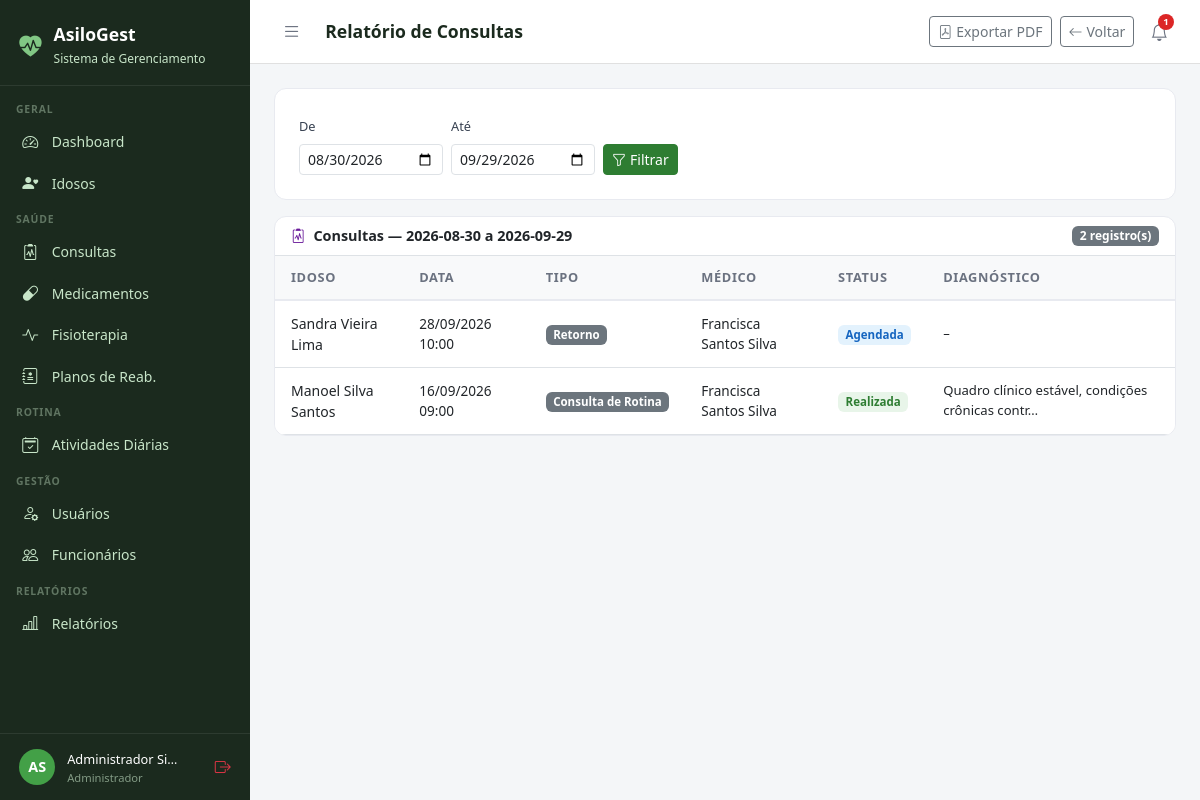
Page /relatorios/consultas/ (signed in) on the committed database.
### core/models.py (models this page shows, shortened)
class Usuario(AbstractUser):
    PERFIL_CHOICES = [
        ('administrador', 'Administrador'),
        ('medico', 'Médico'),
        ('fisioterapeuta', 'Fisioterapeuta'),
        ('enfermeiro', 'Enfermeiro(a)'),
        ('recepcionista', 'Recepcionista'),
        ('familiar', 'Familiar do Idoso'),
    ]
    perfil = models.CharField(
        max_length=20, choices=PERFIL_CHOICES,
        default='recepcionista', verbose_name='Perfil de Acesso'
    )
    telefone = models.CharField(max_length=15, blank=True, verbose_name='Telefone')
    cpf = models.CharField(max_length=14, unique=True, null=True, blank=True, verbose_name='CPF')
    foto = models.ImageField(upload_to='usuarios/', blank=True, null=True, verbose_name='Foto')
    data_nascimento = models.DateField(null=True, blank=True, verbose_name='Data de Nascimento')
    especialidade = models.CharField(
        max_length=100, blank=True, verbose_name='Especialidade',
        help_text='Preencha para Médico ou Fisioterapeuta'
    )
    data_admissao = models.DateField(null=True, blank=True, verbose_name='Data de Admissão')
    primeiro_acesso = models.BooleanField(
        default=True, verbose_name='Primeiro Acesso',
        help_text='Usuário deve definir senha no primeiro login'
    )
    ativo = models.BooleanField(default=True, verbose_name='Ativo')
    criado_em = models.DateTimeField(auto_now_add=True)
    class Meta:
        verbose_name = 'Usuário'
        verbose_name_plural = 'Usuários'
        ordering = ['first_name', 'last_name']
    @property
    def is_administrador(self):
        return self.perfil == 'administrador' or self.is_superuser
    @property
    def is_fisioterapeuta(self):
        return self.perfil == 'fisioterapeuta'
    @property
    def is_familiar(self):
        return self.perfil == 'familiar'
    @property
    def pode_ver_saude(self):
        return (self.is_administrador or self.is_medico
                or self.is_fisioterapeuta or self.is_enfermeiro)
    @property
    def pode_cadastrar_usuarios(self):
        return self.is_administrador or self.is_recepcionista
    @property
    def pode_administrar(self):
        return self.is_administrador

### consultas/models.py (models this page shows, shortened)
class Consulta(models.Model):
    TIPO_CHOICES = [
        ('rotina', 'Consulta de Rotina'),
        ('urgencia', 'Urgência'),
        ('retorno', 'Retorno'),
        ('especialidade', 'Especialidade'),
        ('preventiva', 'Preventiva'),
    ]
    STATUS_CHOICES = [
        ('agendada', 'Agendada'),
        ('realizada', 'Realizada'),
        ('cancelada', 'Cancelada'),
        ('falta', 'Falta'),
    ]
    idoso = models.ForeignKey(Idoso, on_delete=models.CASCADE, related_name='consultas')
    medico = models.ForeignKey(Usuario, on_delete=models.SET_NULL, null=True, related_name='consultas_medico', limit_choices_to={'perfil': 'medico'})
    data_hora = models.DateTimeField(verbose_name='Data e Hora')
    tipo = models.CharField(max_length=15, choices=TIPO_CHOICES, default='rotina')
    status = models.CharField(max_length=10, choices=STATUS_CHOICES, default='agendada')
    queixa_principal = models.TextField(blank=True, verbose_name='Queixa Principal')
    anamnese = models.TextField(blank=True, verbose_name='Anamnese')
    exame_fisico = models.TextField(blank=True, verbose_name='Exame Físico')
    diagnostico = models.TextField(blank=True, verbose_name='Diagnóstico')
    prescricao = models.TextField(blank=True, verbose_name='Prescrição / Conduta')
    retorno_em = models.DateField(null=True, blank=True, verbose_name='Retorno Previsto')
    observacoes = models.TextField(blank=True)
    criado_em = models.DateTimeField(auto_now_add=True)
    atualizado_em = models.DateTimeField(auto_now=True)
    class Meta:
        verbose_name = 'Consulta'
        verbose_name_plural = 'Consultas'
        ordering = ['-data_hora']

### idosos/models.py (models this page shows, shortened)
class Idoso(models.Model):
    SEXO_CHOICES = [('M', 'Masculino'), ('F', 'Feminino')]
    TIPO_SANGUINEO = [('A+','A+'),('A-','A-'),('B+','B+'),('B-','B-'),('AB+','AB+'),('AB-','AB-'),('O+','O+'),('O-','O-')]
    STATUS_CHOICES = [('ativo','Ativo'),('inativo','Inativo'),('internado','Internado'),('falecido','Falecido')]
    nome = models.CharField(max_length=150, verbose_name='Nome Completo')
    data_nascimento = models.DateField(verbose_name='Data de Nascimento')
    sexo = models.CharField(max_length=1, choices=SEXO_CHOICES)
    cpf = models.CharField(max_length=14, unique=True, null=True, blank=True)
    rg = models.CharField(max_length=20, blank=True)
    tipo_sanguineo = models.CharField(max_length=3, choices=TIPO_SANGUINEO, blank=True)
    foto = models.ImageField(upload_to='idosos/', blank=True, null=True)
    status = models.CharField(max_length=10, choices=STATUS_CHOICES, default='ativo')
    endereco = models.CharField(max_length=200, blank=True)
    cidade = models.CharField(max_length=100, blank=True)
    estado = models.CharField(max_length=2, blank=True)
    cep = models.CharField(max_length=9, blank=True)
    alergias = models.TextField(blank=True, verbose_name='Alergias')
    condicoes_medicas = models.TextField(blank=True, verbose_name='Condições Médicas')
    observacoes = models.TextField(blank=True, verbose_name='Observações Gerais')
    data_entrada = models.DateField(verbose_name='Data de Entrada')
    numero_quarto = models.CharField(max_length=10, blank=True, verbose_name='Quarto')
    criado_em = models.DateTimeField(auto_now_add=True)
    atualizado_em = models.DateTimeField(auto_now=True)
    class Meta:
        verbose_name = 'Idoso'
        verbose_name_plural = 'Idosos'
        ordering = ['nome']

### relatorios/views.py (the view)
# urls.py: path('consultas/', views.consultas_relatorio, name='consultas'),
@login_required
@perfil_required('administrador', 'medico', 'recepcionista')
def consultas_relatorio(request):
    from consultas.models import Consulta
    hoje = date.today()
    inicio = request.GET.get('inicio', str(hoje - timedelta(days=30)))
    fim = request.GET.get('fim', str(hoje))
    consultas = Consulta.objects.filter(
        data_hora__date__range=[inicio, fim]
    ).select_related('idoso', 'medico').order_by('-data_hora')
    ctx = {'consultas': consultas, 'inicio': inicio, 'fim': fim, 'hoje': hoje}
    if request.GET.get('pdf'):
        html = render_to_string('relatorios/pdf/consultas.html', ctx)
        return _pdf_response(html, 'relatorio_consultas.pdf')
    return render(request, 'relatorios/consultas.html', ctx)

### templates/relatorios/consultas.html (shortened to what this page needs)
{% extends 'base.html' %}
{% block page_title %}Relatório de Consultas{% endblock %}
{% block topbar_actions %}
<a href="{% url 'relatorios:consultas' %}?pdf=1&inicio={{ inicio }}&fim={{ fim }}" class="btn btn-sm btn-outline-secondary"><i class="bi bi-file-pdf me-1"></i>Exportar PDF</a>
<a href="{% url 'relatorios:lista' %}" class="btn btn-sm btn-outline-secondary"><i class="bi bi-arrow-left me-1"></i>Voltar</a>
{% endblock %}
{% block content %}
<div class="form-card mb-3">
  <form method="get" class="row g-2 align-items-end">
    <div class="col-auto">
      <label class="form-label" style="font-size:.8rem;">De</label>
      <input type="date" name="inicio" value="{{ inicio }}" class="form-control form-control-sm">
    </div>
    <div class="col-auto">
      <label class="form-label" style="font-size:.8rem;">Até</label>
      <input type="date" name="fim" value="{{ fim }}" class="form-control form-control-sm">
    </div>
    <div class="col-auto">
      <button type="submit" class="btn btn-primary btn-sm"><i class="bi bi-funnel me-1"></i>Filtrar</button>
    </div>
  </form>
</div>
<div class="table-card">
  <div class="d-flex align-items-center justify-content-between px-3 py-2 border-bottom">
    <span style="font-weight:600;font-size:.9rem;"><i class="bi bi-clipboard2-pulse me-2" style="color:#6A1B9A;"></i>Consultas — {{ inicio }} a {{ fim }}</span>
    <span class="badge bg-secondary">{{ consultas|length }} registro(s)</span>
  </div>
  <table class="table table-hover">
    <thead><tr><th>Idoso</th><th>Data</th><th>Tipo</th><th>Médico</th><th>Status</th><th>Diagnóstico</th></tr></thead>
    <tbody>
      {% for c in consultas %}
      <tr>
        <td style="font-weight:500;font-size:.875rem;">{{ c.idoso.nome }}</td>
        <td style="font-size:.85rem;">{{ c.data_hora|date:"d/m/Y H:i" }}</td>
        <td><span class="badge bg-secondary" style="font-size:.72rem;">{{ c.get_tipo_display }}</span></td>
        <td style="font-size:.85rem;">{{ c.medico.get_full_name|default:"–" }}</td>
        <td><span class="badge" style="font-size:.72rem;{% if c.status == 'realizada' %}background:#E8F5E9;color:#2E7D32;{% elif c.status == 'agendada' %}background:#E3F2FD;color:#1565C0;{% else %}background:#FFEBEE;color:#C62828;{% endif %}">{{ c.get_status_display }}</span></td>
        <td style="font-size:.82rem;">{{ c.diagnostico|truncatechars:50|default:"–" }}</td>
      </tr>
      {% empty %}
      <tr><td colspan="6" class="text-center text-muted py-4">Nenhuma consulta no período.</td></tr>
      {% endfor %}
    </tbody>
  </table>
</div>
{% endblock %}

### templates/base.html (shortened to what this page needs)
<!DOCTYPE html>
<html lang="pt-br">
<head>
  <link href="https://cdn.jsdelivr.net/npm/bootstrap@5.3.0/dist/css/bootstrap.min.css" rel="stylesheet">
  <link href="https://cdn.jsdelivr.net/npm/bootstrap-icons@1.11.0/font/bootstrap-icons.css" rel="stylesheet">
</head>
<body>
{% if user.is_authenticated %}
<div id="sidebar">
  <div class="sidebar-brand">
    <i class="bi bi-heart-pulse-fill" style="color:#81C784;font-size:1.4rem;"></i>
    <div>
      <h5 style="margin:0;">AsiloGest</h5>
      <small>Sistema de Gerenciamento</small>
    </div>
  </div>
  <nav class="sidebar-nav">
    <div class="nav-section">Geral</div>
    <a href="{% url 'dashboard' %}" class="sidebar-link {% if request.resolver_match.url_name == 'dashboard' %}active{% endif %}">
      <i class="bi bi-speedometer2"></i> Dashboard
    </a>
    <a href="{% url 'idosos:lista' %}" class="sidebar-link">
      <i class="bi bi-person-heart"></i>
      {% if user.is_familiar %}Meus Familiares{% else %}Idosos{% endif %}
    </a>
    {% if user.pode_ver_saude or user.is_familiar %}
    <div class="nav-section">Saúde</div>
    <a href="{% url 'consultas:lista' %}" class="sidebar-link">
      <i class="bi bi-clipboard2-pulse"></i> Consultas
    </a>
    <a href="{% url 'medicamentos:lista' %}" class="sidebar-link">
      <i class="bi bi-capsule"></i> Medicamentos
    </a>
    <a href="{% url 'fisioterapia:lista' %}" class="sidebar-link">
      <i class="bi bi-activity"></i> Fisioterapia
    </a>
    {% if user.pode_ver_saude and not user.is_familiar %}
    <a href="{% url 'fisioterapia:planos_lista' %}" class="sidebar-link">
      <i class="bi bi-journal-medical"></i> Planos de Reab.
    </a>
    {% endif %}
    {% endif %}
    <div class="nav-section">Rotina</div>
    <a href="{% url 'atividades:lista' %}" class="sidebar-link">
      <i class="bi bi-calendar2-check"></i> Atividades Diárias
    </a>
    {% if user.pode_cadastrar_usuarios %}
    <div class="nav-section">Gestão</div>
    <a href="{% url 'usuarios_lista' %}" class="sidebar-link">
      <i class="bi bi-person-gear"></i> Usuários
    </a>
    {% endif %}
    {% if user.pode_administrar %}
    <a href="{% url 'funcionarios:lista' %}" class="sidebar-link">
      <i class="bi bi-people"></i> Funcionários
    </a>
    {% endif %}
    {% if user.pode_ver_saude or user.pode_administrar %}
    <div class="nav-section">Relatórios</div>
    <a href="{% url 'relatorios:lista' %}" class="sidebar-link">
      <i class="bi bi-bar-chart-line"></i> Relatórios
    </a>
    {% endif %}
  </nav>
  <div class="sidebar-user">
    <div class="avatar">{{ user.first_name|first|upper }}{{ user.last_name|first|upper }}</div>
    <div class="info" style="min-width:0;flex:1;">
      <span>{{ user.get_full_name|truncatechars:18 }}</span>
      <small>{{ user.get_perfil_display }}</small>
    </div>
    <a href="{% url 'logout' %}" class="text-danger" title="Sair" style="flex-shrink:0;">
      <i class="bi bi-box-arrow-right"></i>
    </a>
  </div>
</div>
<div id="main">
  <div class="topbar">
    <div class="topbar-left">
      <button class="btn-toggle-sidebar" onclick="toggleSidebar()" title="Menu">
        <i class="bi bi-list"></i>
      </button>
      <h4>{% block page_title %}{% endblock %}</h4>
    </div>
    <div class="d-flex align-items-center gap-2">
      {% block topbar_actions %}{% endblock %}
      <div style="position:relative;">
        <button class="notif-btn" id="notifBtn" onclick="toggleNotif()" title="Notificações">
          <i class="bi bi-bell"></i>
          {% if notif_count %}
          <span class="notif-badge">{{ notif_count }}</span>
          {% endif %}
        </button>
      </div>
    </div>
  </div>
  <div class="content">
    {% block content %}{% endblock %}
  </div>
</div>
{% else %}
{% block full_content %}{% endblock %}
{% endif %}
</body>
</html>

### templates/base.html (style rules this page uses)
:root { --sidebar-width: 250px; --primary: #2E7D32; --primary-light: #43A047; --accent: #1565C0; --bg-sidebar: #1B2A1E; --bg-sidebar-hover: #2E4A33; --text-sidebar: #C8E6C9; --transition: 0.3s ease; }
body { background: #F4F6F8; font-family: 'Segoe UI', sans-serif; }
#sidebar { position: fixed; top: 0; left: 0; width: var(--sidebar-width); height: 100vh; background: var(--bg-sidebar); z-index: 1000; display: flex; flex-direction: column; overflow-y: auto; transition: transform var(--transition); }
.sidebar-brand { padding: 1.5rem 1.2rem 1rem; border-bottom: 1px solid rgba(255,255,255,0.08); display: flex; align-items: center; gap: .75rem; }
.sidebar-brand h5 { color: #fff; font-weight: 700; margin: 0; font-size: 1.1rem; }
.sidebar-brand small { color: var(--text-sidebar); font-size: .75rem; }
.sidebar-nav { padding: .5rem 0; flex: 1; }
.nav-section { padding: .5rem 1rem .2rem; color: rgba(200,230,201,.4); font-size: .65rem; font-weight: 700; letter-spacing: .08em; text-transform: uppercase; }
.sidebar-link { display: flex; align-items: center; gap: .65rem; padding: .55rem 1.2rem; color: var(--text-sidebar); text-decoration: none; font-size: .875rem; transition: all .2s; border-left: 3px solid transparent; }
.sidebar-link i { font-size: 1rem; width: 1.2rem; }
.sidebar-user { padding: .8rem 1.2rem; border-top: 1px solid rgba(255,255,255,0.08); display: flex; align-items: center; gap: .75rem; }
.sidebar-user .avatar { width: 36px; height: 36px; background: var(--primary-light); border-radius: 50%; display: flex; align-items: center; justify-content: center; color: #fff; font-weight: 700; font-size: .9rem; flex-shrink: 0; }
.sidebar-user .info small { color: rgba(200,230,201,.6); font-size: .7rem; display: block; }
.sidebar-user .info span { color: #fff; font-size: .8rem; }
#main { margin-left: var(--sidebar-width); min-height: 100vh; display: flex; flex-direction: column; transition: margin-left var(--transition); }
.topbar { background: #fff; border-bottom: 1px solid #E0E0E0; padding: .75rem 1.5rem; display: flex; align-items: center; justify-content: space-between; position: sticky; top: 0; z-index: 999; }
.topbar-left { display: flex; align-items: center; gap: 1rem; }
.topbar h4 { margin: 0; font-size: 1.1rem; font-weight: 600; color: #1B2A1E; }
.btn-toggle-sidebar { background: none; border: none; padding: .4rem .5rem; color: #6B7280; cursor: pointer; border-radius: 6px; font-size: 1.2rem; line-height: 1; transition: background .2s, color .2s; }
.notif-btn { position: relative; background: none; border: none; padding: .4rem .5rem; color: #6B7280; cursor: pointer; border-radius: 6px; font-size: 1.1rem; transition: background .2s, color .2s; }
.notif-badge { position: absolute; top: 2px; right: 2px; background: #DC2626; color: #fff; font-size: .6rem; font-weight: 700; min-width: 16px; height: 16px; border-radius: 8px; padding: 0 4px; display: flex; align-items: center; justify-content: center; }
.content { padding: 1.5rem; flex: 1; }
.table-card { background: #fff; border-radius: 12px; border: 1px solid #E8EAF0; overflow: hidden; }
.table-card .table { margin: 0; }
.table thead th { background: #F8F9FA; border-bottom: 2px solid #E8EAF0; font-size: .8rem; font-weight: 600; color: #6B7280; text-transform: uppercase; letter-spacing: .05em; padding: .75rem 1rem; }
.table td { padding: .75rem 1rem; vertical-align: middle; font-size: .9rem; }
.form-card { background: #fff; border-radius: 12px; border: 1px solid #E8EAF0; padding: 1.5rem; }
.form-label { font-weight: 500; font-size: .875rem; color: #374151; }
.btn-primary { background: var(--primary); border-color: var(--primary); }

### rows in the picture
Usuario: first_name|first "A", last_name|first "S", get_full_name "Administrador Si…", perfil "Administrador"
Consulta: idoso.nome "Sandra Vieira Lima", data_hora "28/09/2026 10:00", tipo "Retorno", medico.get_full_name "Francisca Santos Silva", status "Agendada", diagnostico "–"
Consulta: idoso.nome "Manoel Silva Santos", data_hora "16/09/2026 09:00", tipo "Consulta de Rotina", medico.get_full_name "Francisca Santos Silva", status "Realizada", diagnostico "Quadro clínico estável, condições crônicas contr…"

### other values in the picture
{{ notif_count }} "1"
{{ inicio }} "2026-08-30"
{{ fim }} "2026-09-29"
{{ consultas|length }} "2"
